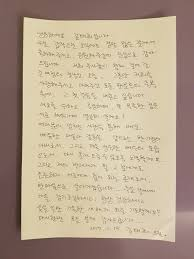
#> input picture parcial_3/lab_10/examen_3/hoja4.jpg, 194 x 259 px
$ python detectionFeature.py
#> lines starting #> are read from the running program, lines starting #| are printed output that depends on the picture; after the words box and inside, x2 and y2 are one past the last pixel; in counts of white or black regions, pixels touching at a corner belong together

import numpy as np
import cv2
from matplotlib import pyplot as plt

img = cv2.imread('hoja4.jpg')
#> img is the input picture: shape (259, 194, 3); mean B, G, R 145.4, 167.4, 185.5
img = cv2.resize(img,(400,500))
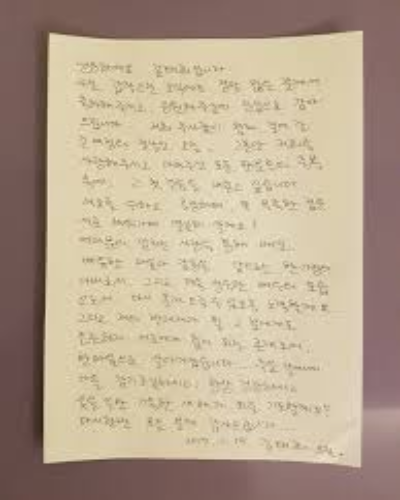
#> img: shape (500, 400, 3); mean B, G, R 145.3, 167.4, 185.4
gray = cv2.cvtColor(img, cv2.COLOR_BGR2GRAY)
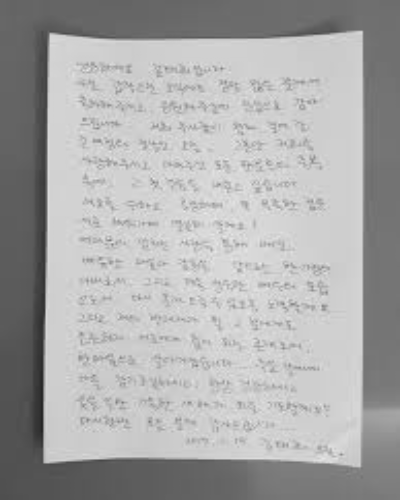
#> gray: shape (500, 400); min 36, max 235, mean 170.2

corners = cv2.goodFeaturesToTrack(gray, 4, 0.15 , 10)
#> corners = [[44, 462], [50, 34], [361, 32], [112, 244]]

# El resultado devuelto es una matriz de [[311., 250.]] dos niveles de paréntesis.
corners = np.int0(corners)
print(corners)
#| [[[ 44 462]]
#|  [[ 50  34]]
#|  [[361  32]]
#|  [[112 244]]]
for i in corners:
    x, y = i.ravel()
    cv2.circle(img, (x, y), 5, 255, -1)
#> this loop made 4 passes
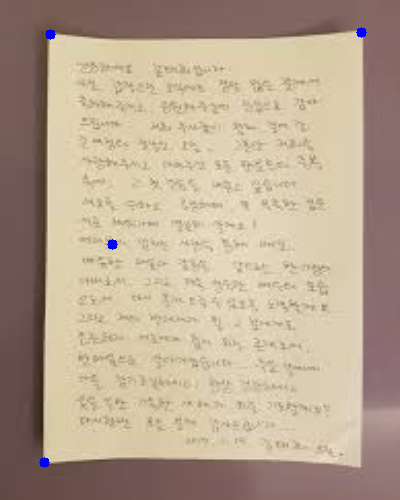
#> img: shape (500, 400, 3); 0.16% of pixels changed, all inside (x1, y1, x2, y2) = (39, 27, 367, 468)

# plt.imshow(img), plt.title('Dstination'), plt.axis('off')
# plt.show()
cv2.imshow("result",img),

# if cv.waitKey(0) & 0xff == 27:
#     cv.destroyAllWindows()
cv2.waitKey(0)
cv2.destroyAllWindows()

$ run again, with parcial_3/lab_10/examen_3/hoja2.jpg copied over parcial_3/lab_10/examen_3/hoja4.jpg
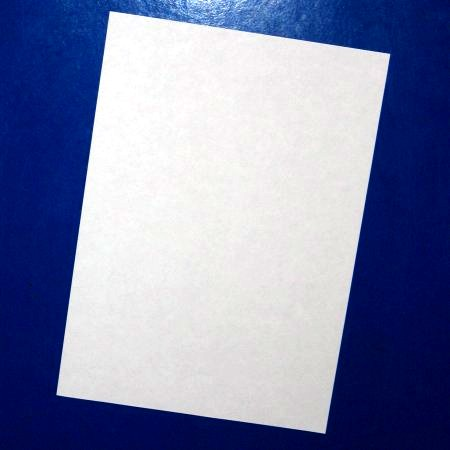
#> input picture parcial_3/lab_10/examen_3/hoja2.jpg, 450 x 450 px
#> img is the input picture: shape (450, 450, 3); mean B, G, R 170.9, 135.9, 128.3
#> `gray = cv2.cvtColor(img, cv2.COLOR_BGR2GRAY)`:
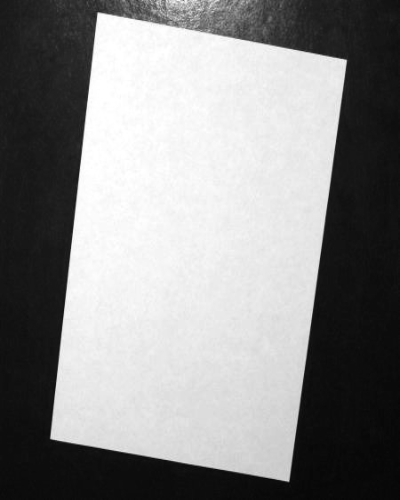
#> gray: shape (500, 400); min 5, max 255, mean 137.5
#> corners = [[98, 13], [288, 480], [345, 60], [51, 438]]
#| [[[ 98  13]]
#|  [[288 480]]
#|  [[345  60]]
#|  [[ 51 438]]]
#> the loop `for i in corners:` made 4 passes
#> after the loop `for i in corners:`:
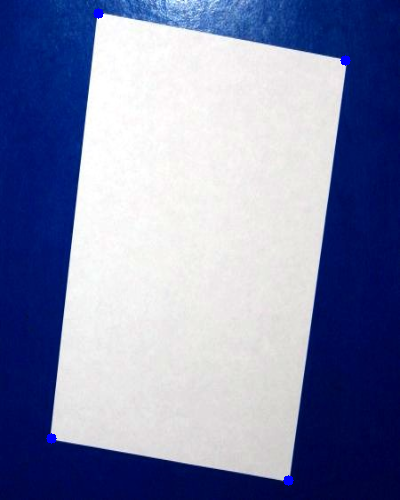
#> img: shape (500, 400, 3); mean B, G, R 171, 135.6, 128.1

$ run again, with parcial_3/lab_10/examen_3/hoja3.jpg copied over parcial_3/lab_10/examen_3/hoja4.jpg
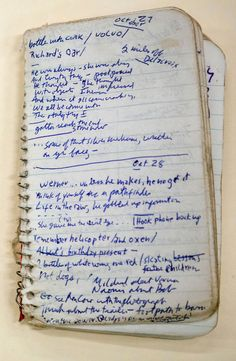
#> input picture parcial_3/lab_10/examen_3/hoja3.jpg, 236 x 361 px
#> img is the input picture: shape (361, 236, 3); mean B, G, R 177.6, 183.2, 187.3
#> `gray = cv2.cvtColor(img, cv2.COLOR_BGR2GRAY)`:
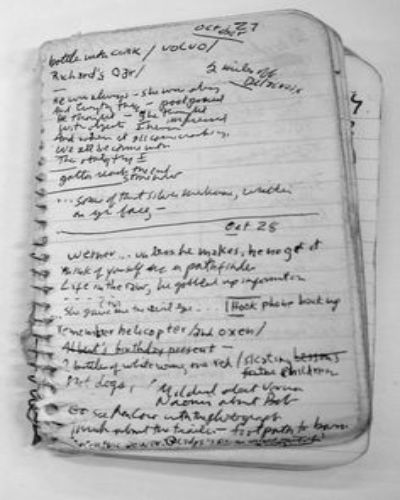
#> gray: shape (500, 400); min 5, max 248, mean 183.6
#> corners = [[70, 376], [233, 223], [92, 133], [144, 111]]
#| [[[ 70 376]]
#|  [[233 223]]
#|  [[ 92 133]]
#|  [[144 111]]]
#> the loop `for i in corners:` made 4 passes
#> after the loop `for i in corners:`:
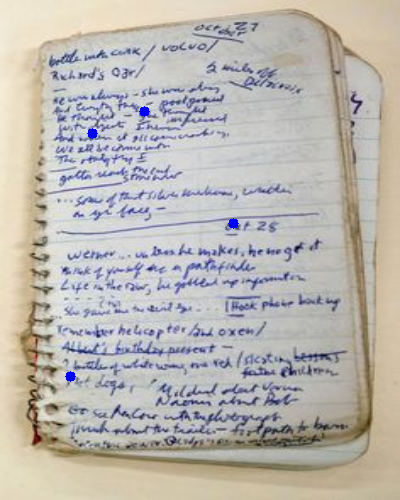
#> img: shape (500, 400, 3); mean B, G, R 177.6, 182.8, 186.9

$ run again, with parcial_3/lab_10/examen_3/hoja.jpg copied over parcial_3/lab_10/examen_3/hoja4.jpg
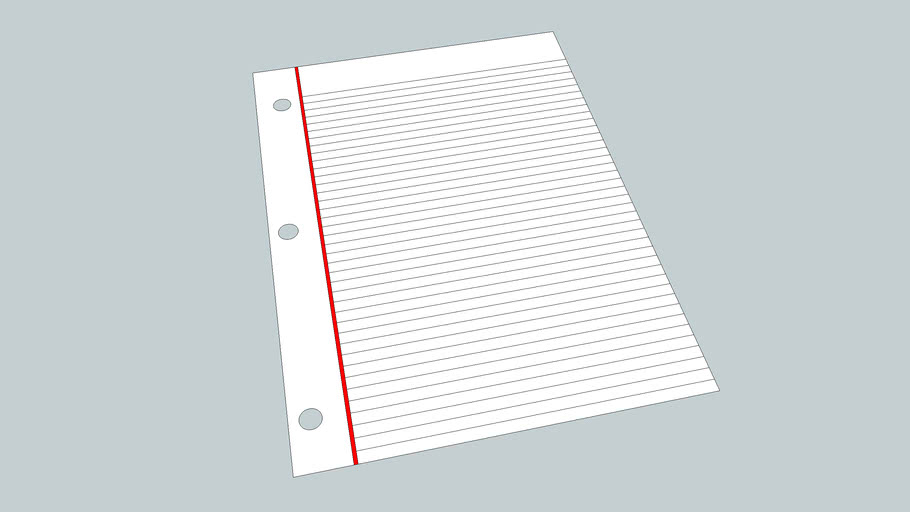
#> input picture parcial_3/lab_10/examen_3/hoja.jpg, 910 x 512 px
#> img is the input picture: shape (512, 910, 3); mean B, G, R 219.3, 217.9, 211.7
#> `img = cv2.resize(img,(400,500))`:
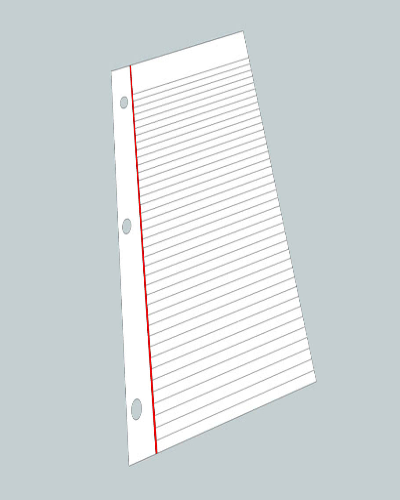
#> img: shape (500, 400, 3); mean B, G, R 219.2, 217.9, 211.6
#> corners = [[139, 164], [158, 452], [148, 294], [144, 247]]
#| [[[139 164]]
#|  [[158 452]]
#|  [[148 294]]
#|  [[144 247]]]
#> the loop `for i in corners:` made 4 passes
#> after the loop `for i in corners:`:
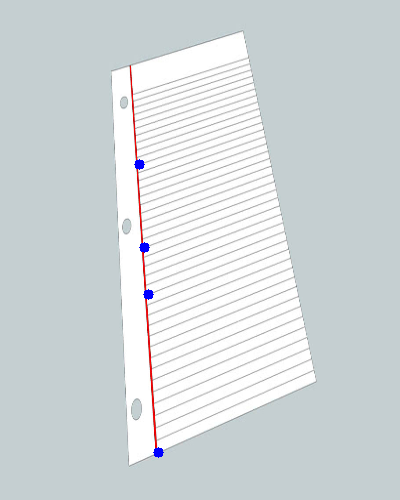
#> img: shape (500, 400, 3); 0.16% of pixels changed, all inside (x1, y1, x2, y2) = (134, 159, 164, 458)
